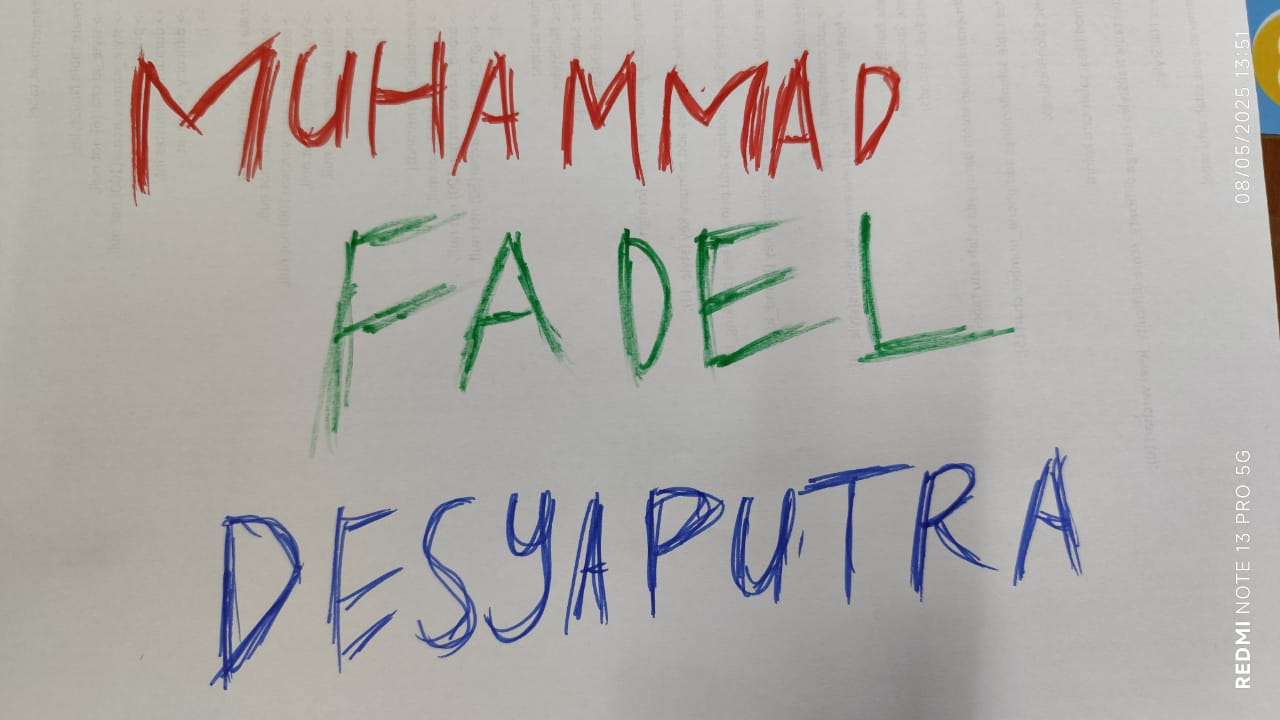
#> input picture UTS/Nama.jpeg, 1280 x 720 px
$ jupyter execute Untitled.ipynb
#> lines starting #> are read from the running program, lines starting #| are printed output that depends on the picture
[cell 1]
import cv2
import matplotlib.pyplot as plt
import numpy as np

[cell 2]
img = cv2.imread('Nama.jpeg')
#> img is the input picture: shape (720, 1280, 3); mean B, G, R 166.4, 169.9, 173.1
img

[cell 3]
img.shape
#> Out = (720, 1280, 3)

[cell 4]
(baris, kolom) = img.shape[:2]
#> baris = 720; kolom = 1280

[cell 5]
cv2.imshow("Image", img)
cv2.waitKey(5000)
cv2.destroyAllWindows()

[cell 6]
gray = cv2.cvtColor(img, cv2.COLOR_BGR2GRAY)
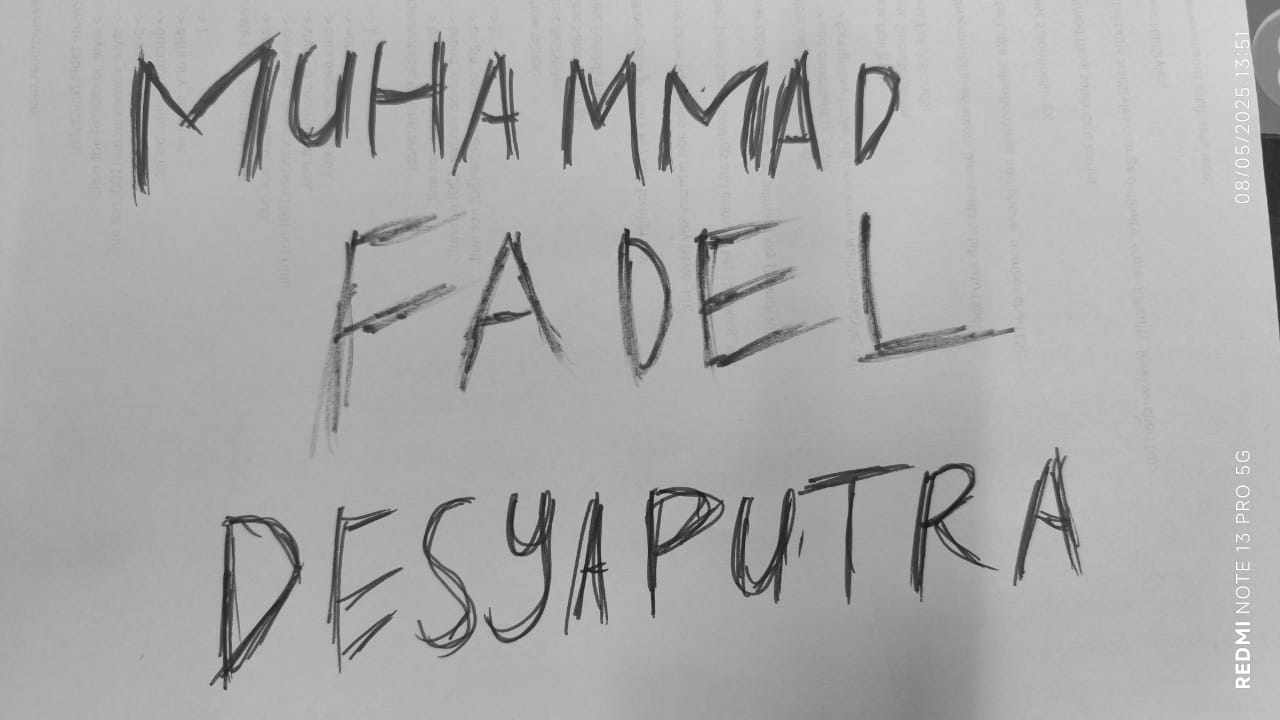
#> gray: shape (720, 1280); min 18, max 255, mean 170.4
cv2.imshow("Gray", gray)
cv2.waitKey(5000)
cv2.destroyAllWindows()

[cell 7]
fig, axs = plt.subplots(2,2, figsize=(15,5))
axs[0,0].imshow(gray, cmap='gray')
axs[0,1].hist(img.ravel(),256,[0,256])

hist = cv2.calcHist([img],[0],None,[256],[0,256])
#> hist = 256 values, max 32229 at index 170, min 0 at index 0, mean 3600
axs[1,0].imshow(img)
axs[1,1].plot(hist)
plt.show()
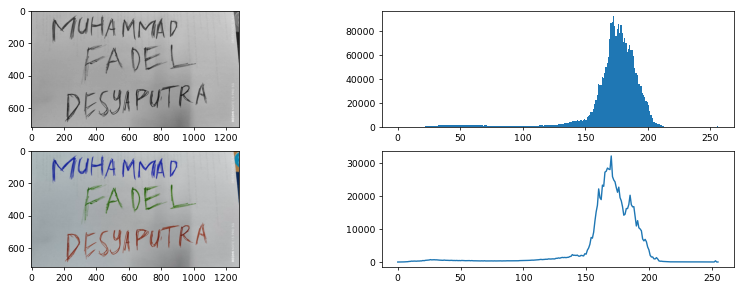
#> figure drawn by matplotlib, 4 panels; B, G, R data is drawn as R, G, B; panel 2: tallest bar 92240 high, from x = 172 to 173; panel 4: curve peaks at x = 170, y = 32229

$ run again, with UTS/Foto.jpeg copied over UTS/Nama.jpeg
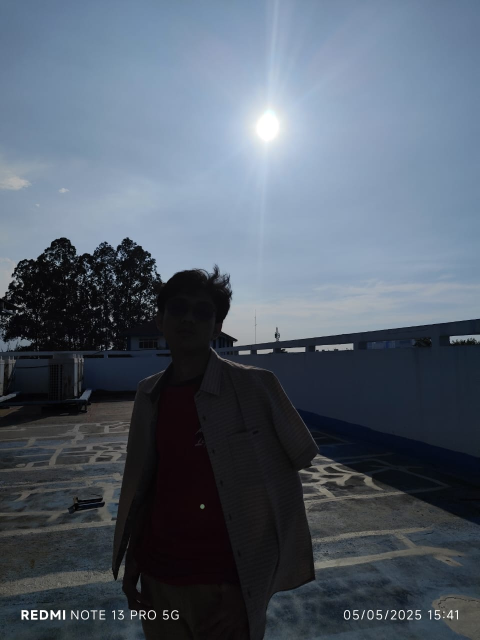
#> input picture UTS/Foto.jpeg, 960 x 1280 px (shown at 1/2 size)
#> img is the input picture: shape (1280, 960, 3); mean B, G, R 107.5, 94.2, 83.4
#> `gray = cv2.cvtColor(img, cv2.COLOR_BGR2GRAY)`:
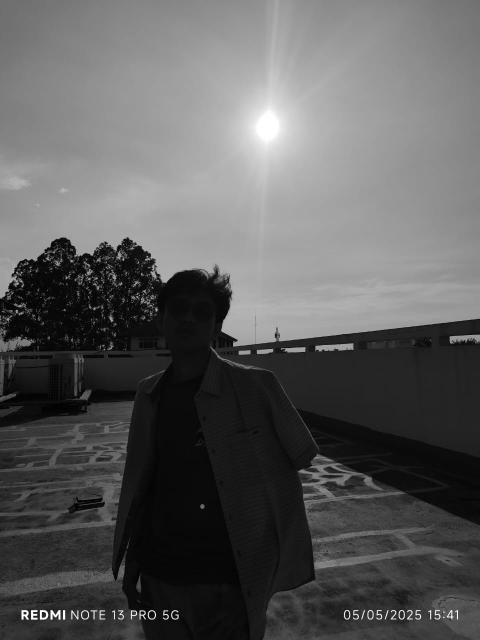
#> gray: shape (1280, 960) (shown at 1/2 size); min 0, max 255, mean 92.5
#> hist = 256 values, max 21421 at index 10, min 91 at index 250, mean 4800
#> `plt.show()`:
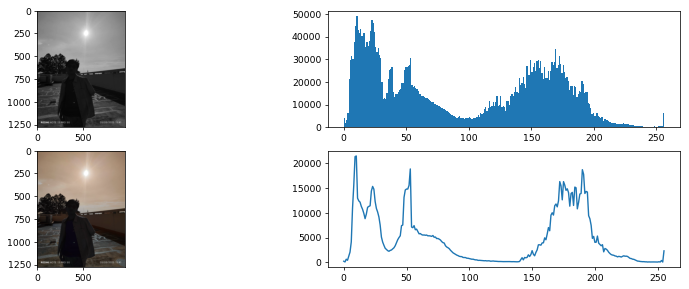
#> figure drawn by matplotlib, 4 panels; B, G, R data is drawn as R, G, B; panel 2: tallest bar 49001 high, from x = 10 to 11; panel 4: curve peaks at x = 10, y = 21421
